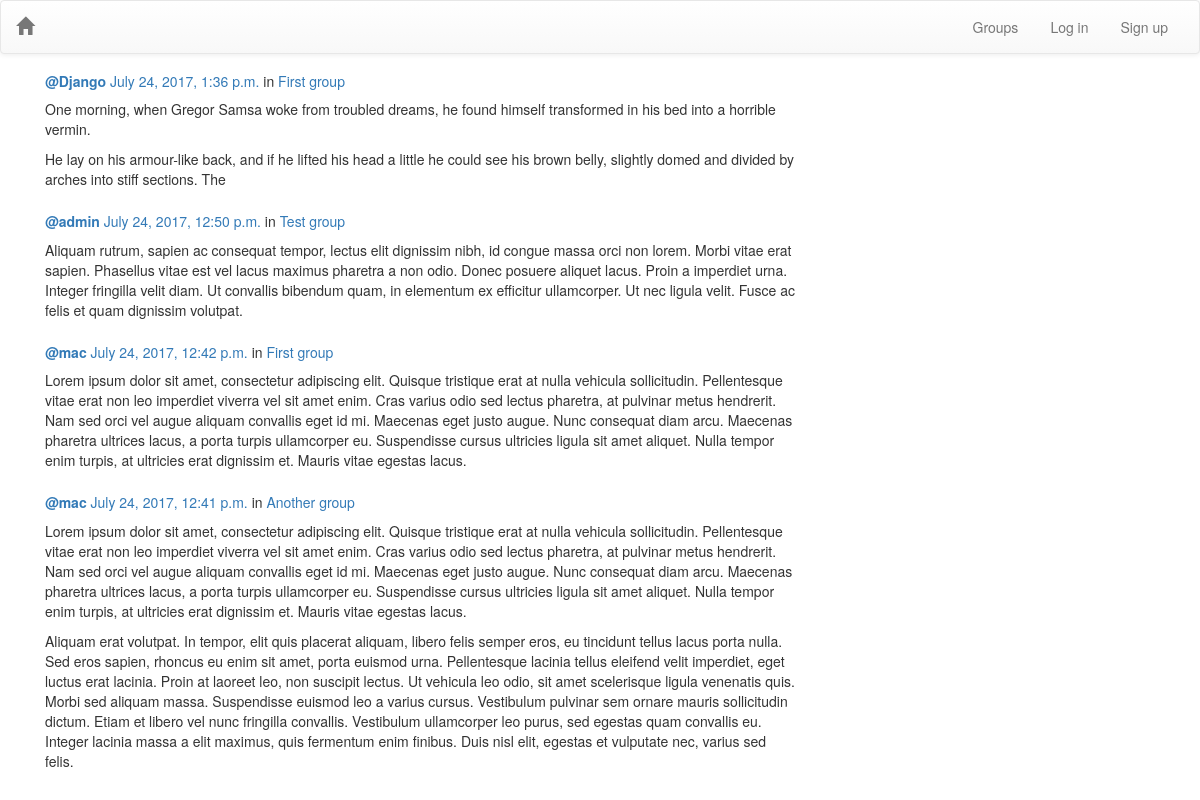
Page /post/ on the committed database.
### posts/models.py (models this page shows, shortened)
class Post(models.Model):
    user = models.ForeignKey(User, related_name='posts')
    created_at = models.DateTimeField(auto_now=True)
    message = models.TextField()
    message_html = models.TextField(editable=False)
    group = models.ForeignKey(Group, related_name='posts', null=True, blank=True)
    class Meta:
        ordering = ['-created_at']
        unique_together = ['user', 'message']

### groups/models.py (models this page shows, shortened)
class Group(models.Model):
    name = models.CharField(max_length=128, unique=True)
    slug = models.SlugField(allow_unicode=True, unique=True)
    description = models.TextField(blank=True, default='')
    description_html = models.TextField(editable=False, default='', blank=True)
    members = models.ManyToManyField(User, through='GroupMember')
    class Meta:
        ordering = ['name']

### posts/views.py (the view)
class PostList(SelectRelatedMixin, generic.ListView):
    model = models.Post
    select_related = ("user", "group")

### posts/templates/posts/post_list.html (shortened to what this page needs)
{% extends 'posts/post_base.html' %}
{% load bootstrap3 %}
{% block post_content %}
<div class="col-md-8">
    {% for post in post_list %}
        {% include 'posts/_post.html' %}
    {% endfor %}
</div>
{% endblock %}

### posts/templates/posts/_post.html (shortened to what this page needs)
<div class="post media">
	<div class="media-body">
		<h5 class="media-heading">
			<span class="username"><a href="{% url 'posts:for_user' username=post.user.username %}">
				<strong>@{{ post.user.username }}</strong></a></span>
			<time class="time"><a href="{% url 'posts:single' username=post.user.username pk=post.pk %}">{{ post.created_at }}</a></time>
			{% if post.group %}
			<span class="group-name">in <a href="#">{{ post.group.name }}</a></span>
			{% endif %}
		</h5>
        <p>{{ post.message_html|safe }}</p>
	</div>
</div>

### rows in the picture
Post: user.username "Django", created_at "July 24, 2017, 1:36 p.m.", group.name "First group", message_html "One morning, when Gregor Samsa woke from troubled dreams, he found himself transformed in his bed into a horrible vermin. He lay on his armour-like back, and if he lifted his head a little he could see his brown belly, slightly domed and divided by arches into stiff sections. The"
Post: user.username "admin", created_at "July 24, 2017, 12:50 p.m.", group.name "Test group", message_html "Aliquam rutrum, sapien ac consequat tempor, lectus elit dignissim nibh, id congue massa orci non lorem. Morbi vitae erat sapien. Phasellus vitae est vel lacus maximus pharetra a non odio. Donec posuere aliquet lacus. Proin a imperdiet urna. Integer fringilla velit diam. Ut convallis bibendum quam, in elementum ex efficitur ullamcorper. Ut nec ligula velit. Fusce ac felis et quam dignissim volutpat."
Post: user.username "mac", created_at "July 24, 2017, 12:42 p.m.", group.name "First group", message_html "Lorem ipsum dolor sit amet, consectetur adipiscing elit. Quisque tristique erat at nulla vehicula sollicitudin. Pellentesque vitae erat non leo imperdiet viverra vel sit amet enim. Cras varius odio sed lectus pharetra, at pulvinar metus hendrerit. Nam sed orci vel augue aliquam convallis eget id mi. Maecenas eget justo augue. Nunc consequat diam arcu. Maecenas pharetra ultrices lacus, a porta turpis ullamcorper eu. Suspendisse cursus ultricies ligula sit amet aliquet. Nulla tempor enim turpis, at ultricies erat dignissim et. Mauris vitae egestas lacus."
Post: user.username "mac", created_at "July 24, 2017, 12:41 p.m.", group.name "Another group", message_html "Lorem ipsum dolor sit amet, consectetur adipiscing elit. Quisque tristique erat at nulla vehicula sollicitudin. Pellentesque vitae erat non leo imperdiet viverra vel sit amet enim. Cras varius odio sed lectus pharetra, at pulvinar metus hendrerit. Nam sed orci vel augue aliquam convallis eget id mi. Maecenas eget justo augue. Nunc consequat diam arcu. Maecenas pharetra ultrices lacus, a porta turpis ullamcorper eu. Suspendisse cursus ultricies ligula sit amet aliquet. Nulla tempor enim turpis, at ultricies erat dignissim et. Mauris vitae egestas lacus. Aliquam erat volutpat. In tempor, elit quis placerat aliquam, libero felis semper eros, eu tincidunt tellus lacus porta nulla. Sed eros…"
